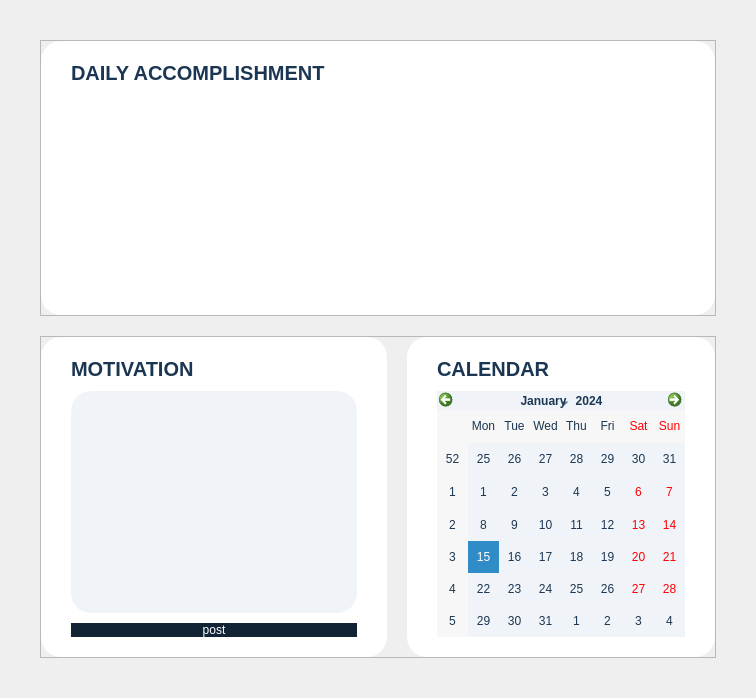
                   <widget class="QWidget" name="page_2">
                    <layout class="QVBoxLayout" name="verticalLayout_18">
                     <property name="spacing">
                      <number>20</number>
                     </property>
                     <property name="leftMargin">
                      <number>40</number>
                     </property>
                     <property name="topMargin">
                      <number>40</number>
                     </property>
                     <property name="rightMargin">
                      <number>40</number>
                     </property>
                     <property name="bottomMargin">
                      <number>40</number>
                     </property>
                     <item>
                      <widget class="QFrame" name="frame_23">
                       <property name="frameShape">
                        <enum>QFrame::Shape::StyledPanel</enum>
                       </property>
                       <property name="frameShadow">
                        <enum>QFrame::Shadow::Raised</enum>
                       </property>
                       <layout class="QHBoxLayout" name="horizontalLayout_17">
                        <property name="spacing">
                         <number>0</number>
                        </property>
                        <property name="leftMargin">
                         <number>0</number>
                        </property>
                        <property name="topMargin">
                         <number>0</number>
                        </property>
                        <property name="rightMargin">
                         <number>0</number>
                        </property>
                        <property name="bottomMargin">
                         <number>0</number>
                        </property>
                        <item>
                         <widget class="QWidget" name="widget" native="true">
                          <property name="styleSheet">
                           <string notr="true">background-color: white;
border-radius: 20px;
color: #1b3652;</string>
                          </property>
                          <layout class="QVBoxLayout" name="verticalLayout_19">
                           <property name="spacing">
                            <number>10</number>
                           </property>
                           <property name="leftMargin">
                            <number>30</number>
                           </property>
                           <property name="topMargin">
                            <number>20</number>
                           </property>
                           <property name="rightMargin">
                            <number>30</number>
                           </property>
                           <property name="bottomMargin">
                            <number>20</number>
                           </property>
                           <item alignment="Qt::AlignTop">
                            <widget class="QFrame" name="accomplishTitle">
                             <property name="frameShape">
                              <enum>QFrame::Shape::StyledPanel</enum>
                             </property>
                             <property name="frameShadow">
                              <enum>QFrame::Shadow::Raised</enum>
                             </property>
                             <layout class="QHBoxLayout" name="horizontalLayout_18">
                              <property name="spacing">
                               <number>0</number>
                              </property>
                              <property name="leftMargin">
                               <number>0</number>
                              </property>
                              <property name="topMargin">
                               <number>0</number>
                              </property>
                              <property name="rightMargin">
                               <number>0</number>
                              </property>
                              <property name="bottomMargin">
                               <number>0</number>
                              </property>
                              <item>
                               <widget class="QLabel" name="accomplishLabel">
                                <property name="font">
                                 <font>
                                  <pointsize>15</pointsize>
                                  <bold>true</bold>
                                 </font>
                                </property>
                                <property name="layoutDirection">
                                 <enum>Qt::LayoutDirection::LeftToRight</enum>
                                </property>
                                <property name="styleSheet">
                                 <string notr="true"/>
                                </property>
                                <property name="text">
                                 <string>DAILY ACCOMPLISHMENT</string>
                                </property>
                                <property name="wordWrap">
                                 <bool>true</bool>
                                </property>
                               </widget>
                              </item>
                              <item>
                               <widget class="QPushButton" name="addBtn">
                                <property name="sizePolicy">
                                 <sizepolicy hsizetype="Preferred" vsizetype="Ignored">
                                  <horstretch>0</horstretch>
                                  <verstretch>0</verstretch>
                                 </sizepolicy>
                                </property>
                                <property name="minimumSize">
                                 <size>
                                  <width>50</width>
                                  <height>0</height>
                                 </size>
                                </property>
                                <property name="maximumSize">
                                 <size>
                                  <width>50</width>
                                  <height>16777215</height>
                                 </size>
                                </property>
                                <property name="layoutDirection">
                                 <enum>Qt::LayoutDirection::LeftToRight</enum>
                                </property>
                                <property name="text">
                                 <string/>
                                </property>
                                <property name="icon">
                                 <iconset>
                                  <normaloff>:/icons/assets/icons/plus.svg</normaloff>:/icons/assets/icons/plus.svg</iconset>
                                </property>
                                <property name="iconSize">
                                 <size>
                                  <width>25</width>
                                  <height>25</height>
                                 </size>
                                </property>
                               </widget>
                              </item>
                             </layout>
                            </widget>
                           </item>
                           <item>
                            <widget class="QFrame" name="accomplishList">
                             <property name="sizePolicy">
                              <sizepolicy hsizetype="Preferred" vsizetype="Expanding">
                               <horstretch>0</horstretch>
                               <verstretch>0</verstretch>
                              </sizepolicy>
                             </property>
                             <property name="minimumSize">
                              <size>
                               <width>0</width>
                               <height>200</height>
                              </size>
                             </property>
                             <property name="frameShape">
                              <enum>QFrame::Shape::StyledPanel</enum>
                             </property>
                             <property name="frameShadow">
                              <enum>QFrame::Shadow::Raised</enum>
                             </property>
                             <layout class="QHBoxLayout" name="horizontalLayout_20">
                              <property name="spacing">
                               <number>0</number>
                              </property>
                              <property name="leftMargin">
                               <number>0</number>
                              </property>
                              <property name="topMargin">
                               <number>0</number>
                              </property>
                              <property name="rightMargin">
                               <number>0</number>
                              </property>
                              <property name="bottomMargin">
                               <number>0</number>
                              </property>
                              <item>
                               <widget class="QScrollArea" name="accomplishmentsScrollArea">
                                <property name="sizePolicy">
                                 <sizepolicy hsizetype="Preferred" vsizetype="Expanding">
                                  <horstretch>0</horstretch>
                                  <verstretch>0</verstretch>
                                 </sizepolicy>
                                </property>
                                <property name="styleSheet">
                                 <string notr="true"/>
                                </property>
                                <property name="widgetResizable">
                                 <bool>true</bool>
                                </property>
                                <property name="alignment">
                                 <set>Qt::AlignmentFlag::AlignLeading|Qt::AlignmentFlag::AlignLeft|Qt::AlignmentFlag::AlignTop</set>
                                </property>
                                <widget class="QWidget" name="accomplishmentsContainer">
                                 <property name="geometry">
                                  <rect>
                                   <x>0</x>
                                   <y>0</y>
                                   <width>100</width>
                                   <height>30</height>
                                  </rect>
                                 </property>
                                 <property name="styleSheet">
                                  <string notr="true"/>
                                 </property>
                                </widget>
                               </widget>
                              </item>
                             </layout>
                            </widget>
                           </item>
                          </layout>
                         </widget>
                        </item>
                       </layout>
                      </widget>
                     </item>
                     <item>
                      <widget class="QFrame" name="frame_24">
                       <property name="frameShape">
                        <enum>QFrame::Shape::StyledPanel</enum>
                       </property>
                       <property name="frameShadow">
                        <enum>QFrame::Shadow::Raised</enum>
                       </property>
                       <layout class="QHBoxLayout" name="horizontalLayout_19">
                        <property name="spacing">
                         <number>20</number>
                        </property>
                        <property name="leftMargin">
                         <number>0</number>
                        </property>
                        <property name="topMargin">
                         <number>0</number>
                        </property>
                        <property name="rightMargin">
                         <number>0</number>
                        </property>
                        <property name="bottomMargin">
                         <number>0</number>
                        </property>
                        <item>
                         <widget class="QWidget" name="widget_2" native="true">
                          <property name="minimumSize">
                           <size>
                            <width>0</width>
                            <height>0</height>
                           </size>
                          </property>
                          <property name="maximumSize">
                           <size>
                            <width>16777215</width>
                            <height>16777215</height>
                           </size>
                          </property>
                          <property name="styleSheet">
                           <string notr="true">background-color: white;
border-radius: 20px;
color: #1b3652;</string>
                          </property>
                          <layout class="QVBoxLayout" name="verticalLayout_20">
                           <property name="spacing">
                            <number>10</number>
                           </property>
                           <property name="leftMargin">
                            <number>30</number>
                           </property>
                           <property name="topMargin">
                            <number>20</number>
                           </property>
                           <property name="rightMargin">
                            <number>30</number>
                           </property>
                           <property name="bottomMargin">
                            <number>20</number>
                           </property>
                           <item alignment="Qt::AlignTop">
                            <widget class="QFrame" name="frame_25">
                             <property name="frameShape">
                              <enum>QFrame::Shape::StyledPanel</enum>
                             </property>
                             <property name="frameShadow">
                              <enum>QFrame::Shadow::Raised</enum>
                             </property>
                             <layout class="QHBoxLayout" name="horizontalLayout_21">
                              <property name="spacing">
                               <number>0</number>
                              </property>
                              <property name="leftMargin">
                               <number>0</number>
                              </property>
                              <property name="topMargin">
                               <number>0</number>
                              </property>
                              <property name="rightMargin">
                               <number>0</number>
                              </property>
                              <property name="bottomMargin">
                               <number>0</number>
                              </property>
                              <item>
                               <widget class="QLabel" name="accomplishLabel_2">
                                <property name="font">
                                 <font>
                                  <pointsize>15</pointsize>
                                  <bold>true</bold>
                                 </font>
                                </property>
                                <property name="layoutDirection">
                                 <enum>Qt::LayoutDirection::LeftToRight</enum>
                                </property>
                                <property name="text">
                                 <string>MOTIVATION</string>
                                </property>
                                <property name="wordWrap">
                                 <bool>true</bool>
                                </property>
                               </widget>
                              </item>
                             </layout>
                            </widget>
                           </item>
                           <item>
                            <widget class="QFrame" name="frame_26">
                             <property name="sizePolicy">
                              <sizepolicy hsizetype="Preferred" vsizetype="Expanding">
                               <horstretch>0</horstretch>
                               <verstretch>0</verstretch>
                              </sizepolicy>
                             </property>
                             <property name="styleSheet">
                              <string notr="true">background-color: #f0f4f8;</string>
                             </property>
                             <property name="frameShape">
                              <enum>QFrame::Shape::StyledPanel</enum>
                             </property>
                             <property name="frameShadow">
                              <enum>QFrame::Shadow::Raised</enum>
                             </property>
                             <layout class="QHBoxLayout" name="horizontalLayout_22">
                              <property name="spacing">
                               <number>0</number>
                              </property>
                              <property name="leftMargin">
                               <number>15</number>
                              </property>
                              <property name="topMargin">
                               <number>15</number>
                              </property>
                              <property name="rightMargin">
                               <number>15</number>
                              </property>
                              <property name="bottomMargin">
                               <number>15</number>
                              </property>
                              <item>
                               <widget class="QTextEdit" name="motivationInput">
                                <property name="sizePolicy">
                                 <sizepolicy hsizetype="Preferred" vsizetype="Preferred">
                                  <horstretch>0</horstretch>
                                  <verstretch>0</verstretch>
                                 </sizepolicy>
                                </property>
                                <property name="minimumSize">
                                 <size>
                                  <width>0</width>
                                  <height>0</height>
                                 </size>
                                </property>
                                <property name="maximumSize">
                                 <size>
                                  <width>16777215</width>
                                  <height>16777215</height>
                                 </size>
                                </property>
                                <property name="font">
                                 <font>
                                  <family>Script MT Bold</family>
                                  <pointsize>20</pointsize>
                                 </font>
                                </property>
                                <property name="styleSheet">
                                 <string notr="true"/>
                                </property>
                               </widget>
                              </item>
                             </layout>
                            </widget>
                           </item>
                           <item>
                            <widget class="QPushButton" name="motivationSaveBtn">
                             <property name="styleSheet">
                              <string notr="true">background-color: #112335;
color: white;
border-radius: 15px;
</string>
                             </property>
                             <property name="text">
                              <string>post</string>
                             </property>
                            </widget>
                           </item>
                          </layout>
                         </widget>
                        </item>
                        <item>
                         <widget class="QWidget" name="widget_3" native="true">
                          <property name="styleSheet">
                           <string notr="true">background-color: white;
border-radius: 20px;
color: #1b3652;</string>
                          </property>
                          <layout class="QVBoxLayout" name="verticalLayout_22">
                           <property name="spacing">
                            <number>10</number>
                           </property>
                           <property name="leftMargin">
                            <number>30</number>
                           </property>
                           <property name="topMargin">
                            <number>20</number>
                           </property>
                           <property name="rightMargin">
                            <number>30</number>
                           </property>
                           <property name="bottomMargin">
                            <number>20</number>
                           </property>
                           <item alignment="Qt::AlignTop">
                            <widget class="QFrame" name="frame_27">
                             <property name="frameShape">
                              <enum>QFrame::Shape::StyledPanel</enum>
                             </property>
                             <property name="frameShadow">
                              <enum>QFrame::Shadow::Raised</enum>
                             </property>
                             <layout class="QHBoxLayout" name="horizontalLayout_23">
                              <property name="spacing">
                               <number>0</number>
                              </property>
                              <property name="leftMargin">
                               <number>0</number>
                              </property>
                              <property name="topMargin">
                               <number>0</number>
                              </property>
                              <property name="rightMargin">
                               <number>0</number>
                              </property>
                              <property name="bottomMargin">
                               <number>0</number>
                              </property>
                              <item>
                               <widget class="QLabel" name="accomplishLabel_3">
                                <property name="font">
                                 <font>
                                  <family>Segoe UI</family>
                                  <pointsize>15</pointsize>
                                  <bold>true</bold>
                                 </font>
                                </property>
                                <property name="layoutDirection">
                                 <enum>Qt::LayoutDirection::LeftToRight</enum>
                                </property>
                                <property name="text">
                                 <string>CALENDAR</string>
                                </property>
                                <property name="wordWrap">
                                 <bool>true</bool>
                                </property>
                               </widget>
                              </item>
                             </layout>
                            </widget>
                           </item>
                           <item>
                            <widget class="QFrame" name="frame_28">
                             <property name="sizePolicy">
                              <sizepolicy hsizetype="Preferred" vsizetype="Expanding">
                               <horstretch>0</horstretch>
                               <verstretch>0</verstretch>
                              </sizepolicy>
                             </property>
                             <property name="frameShape">
                              <enum>QFrame::Shape::StyledPanel</enum>
                             </property>
                             <property name="frameShadow">
                              <enum>QFrame::Shadow::Raised</enum>
                             </property>
                             <layout class="QHBoxLayout" name="horizontalLayout_24">
                              <property name="spacing">
                               <number>0</number>
                              </property>
                              <property name="leftMargin">
                               <number>0</number>
                              </property>
                              <property name="topMargin">
                               <number>0</number>
                              </property>
                              <property name="rightMargin">
                               <number>0</number>
                              </property>
                              <property name="bottomMargin">
                               <number>0</number>
                              </property>
                              <item>
                               <widget class="QCalendarWidget" name="calendarWidget">
                                <property name="styleSheet">
                                 <string notr="true">background-color: #f0f4f8;</string>
                                </property>
                               </widget>
                              </item>
                             </layout>
                            </widget>
                           </item>
                          </layout>
                         </widget>
                        </item>
                       </layout>
                      </widget>
                     </item>
                    </layout>
                   </widget>
